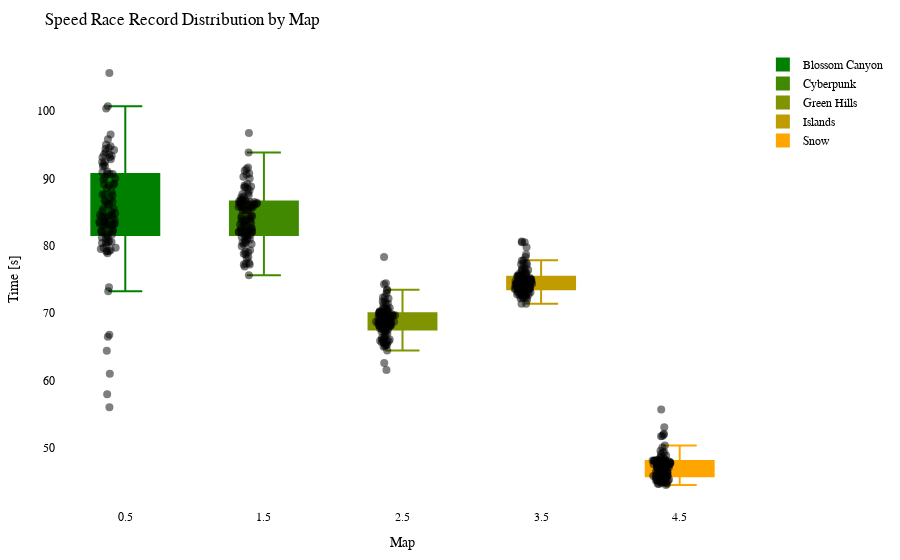

This figure's notebook cell:
### Code cell
import plotly.graph_objects as go
import plotly.io as pio

df = getRecordsDataframe(minigame="Wettrennen")

# Calculate the offset for centering the data points
num_columns = len(df.columns)
offset = 0.5

# Create a Swarm plot using Plotly
fig = go.Figure()

cmap = LinearSegmentedColormap.from_list("green_orange", ["green", "orange"])
colors = [to_hex(cmap(i / (num_columns - 1))) for i in range(num_columns)]

for i, (column, color) in enumerate(zip(df.columns, colors)):
    x_values = [i + offset] * len(df[column])  # Adjust x-values with offset for horizontal centering
    fig.add_trace(go.Box(x=x_values,
                         y=df[column],
                         name=column,
                         boxpoints='all',
                         pointpos=-0.5,  # Adjust point position to prevent overlapping
                         marker=dict(color='rgba(0,0,0,0.5)', size=8),  # Adjust marker color and size
                         line=dict(color=color),
                         fillcolor=color,
                         hovertext=df_to_html.index,
                         hoverinfo='name+text+y',
                         showlegend=True))

fig.update_layout(title="Speed Race Record Distribution by Map",
                  xaxis=dict(title="Map"),
                  yaxis=dict(title="Time [s]"),
                  showlegend=True,
                  font=dict(family="Arial", size=12, color="black"),  # Customize font
                  plot_bgcolor="white",  # Set background color
                  margin=dict(l=50, r=50, t=50, b=50),  # Adjust margins for better layout
                  )


pio.show(fig)

pio.write_html(fig, "out/wettr_swarm_plot.html")

### Figure 1 — Plotly figure (JSON) as saved in the notebook; plotly's stock layout.template omitted (floating-point values rounded to 4 significant figures)
{"data": [{"boxpoints": "all", "fillcolor": "#008000", "hoverinfo": "name+text+y", "hovertext": ["20LeRe10", "2wc", "agowskyy", "Allooy", "Anni808", "Axollotel", "bawskey", "BusinessBent", "ByNetherdude", "byTobi", "cediiiiii_10", "Chander24", "Chrisi20101", "crocodile1870", "cxl1lo", "DarkCobweb", "deadfiight", "DerBaumIstDerWeg", "Dokkkkko", "Ex4cted", "Falke23_5", "Feinberg", "ffawks", "Fflopse", "ForceFox", "Freeeedom", "frutigall", "GamemasterNiki", "GeneralEnte06", "Gerrygames", "Gobo9", "GrafikKatze", "Grapfen", "Gummibearchen", "H1ghsay", "h4nnes", "Harold_Sensemann", "HeIsJustAPoorBoy", "HerrDante", "Jan2220", "JennieKim", "jimmi1410", "JOW23", "Joy_8oy", "juvona", "KakaMC", "Kanickelul", "Keenaai", "Kokochampi", "Kokochampo", "Kopfradio", "Krusti", "Kyuudo", "La_meleagro", "LeWi_100", "Lingex", "lizsyy", "LordAlexos", "loukrativ", "Lubottus", "Luis_XYZ", "M0orey_0", "marbrueck", "Martomias", "Mincheeen", "miridis41", "MrNulfred", "Mvsk_", "myshq", "Nexilus", "Ninivee", "officialryzon", "Oronor", "PedroZockt", "Picutar", "PixlNight", "PolizeiDreamy", "Radattel", "Radiokopf", "Raefinzs", "ReichesBrot", "Ritokii", "rXzEr_Justin", "Sackkerl", "SB387", "ScreamingBlatz", "Sebi1801", "Seemops_8", "Sey__", "Shiewk", "SiLoHB", "Snitcherella", "SpeckyCut", "StaudammAusHolz", "TheBreadHD", "TheFabo", "Tomiokey", "twitchparaskiill", "Txlentierter", "T_Niko_T", "Umgfoin", "WachtelWachtel", "WirdNichtGeladen", "Wissender", "xBaumeisterin", "xX_Dima_ggg_Xx6", "xX_Masha_ggg_Xx9", "yzvm", "_n3d", "_Waldi_"], "line": {"color": "#008000"}, "marker": {"color": "rgba(0,0,0,0.5)", "size": 8}, "name": "Blossom Canyon", "pointpos": -0.5, "showlegend": true, "type": "box", "x": [0.5, 0.5, 0.5, 0.5, 0.5, 0.5, 0.5, 0.5, 0.5, 0.5, 0.5, 0.5, 0.5, 0.5, 0.5, 0.5, 0.5, 0.5, 0.5, 0.5, 0.5, 0.5, 0.5, 0.5, 0.5, 0.5, 0.5, 0.5, 0.5, 0.5, 0.5, 0.5, 0.5, 0.5, 0.5, 0.5, 0.5, 0.5, 0.5, 0.5, 0.5, 0.5, 0.5, 0.5, 0.5, 0.5, 0.5, 0.5, 0.5, 0.5, 0.5, 0.5, 0.5, 0.5, 0.5, 0.5, 0.5, 0.5, 0.5, 0.5, 0.5, 0.5, 0.5, 0.5, 0.5, 0.5, 0.5, 0.5, 0.5, 0.5, 0.5, 0.5, 0.5, 0.5, 0.5, 0.5, 0.5, 0.5, 0.5, 0.5, 0.5, 0.5, 0.5, 0.5, 0.5, 0.5, 0.5, 0.5, 0.5, 0.5, 0.5, 0.5, 0.5, 0.5, 0.5, 0.5, 0.5, 0.5, 0.5, 0.5, 0.5, 0.5, 0.5, 0.5, 0.5, 0.5, 0.5, 0.5, 0.5, 0.5], "y": [88.01, 94.99, 90.64, 90.67, 82.91, 90.02, 81.66, 94.5, null, 88.57, 78.88, 87.48, 82.06, 83.21, 83.1, 91.03, 92.47, 89.85, 85.16, 81.09, 89.06, null, 79.72, 56.03, 89.25, 79.52, 89.11, 83.22, 73.25, 94.35, 61.01, 79.69, 81.56, 64.39, 85.48, 84.31, 91.8, 96.52, 80.57, 82.18, 86.54, 86.52, 84.58, 82.05, 93.91, 85.55, null, 94.2, 93.57, 93.36, 86.73, 93.13, 80.15, 100.7, 57.95, 90.16, 79.2, 90.66, 105.7, 80.45, 84.44, 84.54, 83.06, 83.39, 66.77, null, 83.58, 90.9, 79.16, 87.59, 82.23, 82.29, 94.76, 79.35, 73.84, 83.65, 95.8, 92.09, 84.81, 83.32, 84.26, 92.43, 83.25, 84.31, 83.39, 85.12, null, 82.36, 81.22, 80.39, 100.4, 86.19, null, 92.86, 93.56, null, 88.99, 93.15, 80.66, 86.98, 81.31, 81.66, 86.08, 84.2, 66.49, 83.86, 87.63, 79.21, 80.53, 91.83]}, {"boxpoints": "all", "fillcolor": "#408900", "hoverinfo": "name+text+y", "hovertext": ["20LeRe10", "2wc", "agowskyy", "Allooy", "Anni808", "Axollotel", "bawskey", "BusinessBent", "ByNetherdude", "byTobi", "cediiiiii_10", "Chander24", "Chrisi20101", "crocodile1870", "cxl1lo", "DarkCobweb", "deadfiight", "DerBaumIstDerWeg", "Dokkkkko", "Ex4cted", "Falke23_5", "Feinberg", "ffawks", "Fflopse", "ForceFox", "Freeeedom", "frutigall", "GamemasterNiki", "GeneralEnte06", "Gerrygames", "Gobo9", "GrafikKatze", "Grapfen", "Gummibearchen", "H1ghsay", "h4nnes", "Harold_Sensemann", "HeIsJustAPoorBoy", "HerrDante", "Jan2220", "JennieKim", "jimmi1410", "JOW23", "Joy_8oy", "juvona", "KakaMC", "Kanickelul", "Keenaai", "Kokochampi", "Kokochampo", "Kopfradio", "Krusti", "Kyuudo", "La_meleagro", "LeWi_100", "Lingex", "lizsyy", "LordAlexos", "loukrativ", "Lubottus", "Luis_XYZ", "M0orey_0", "marbrueck", "Martomias", "Mincheeen", "miridis41", "MrNulfred", "Mvsk_", "myshq", "Nexilus", "Ninivee", "officialryzon", "Oronor", "PedroZockt", "Picutar", "PixlNight", "PolizeiDreamy", "Radattel", "Radiokopf", "Raefinzs", "ReichesBrot", "Ritokii", "rXzEr_Justin", "Sackkerl", "SB387", "ScreamingBlatz", "Sebi1801", "Seemops_8", "Sey__", "Shiewk", "SiLoHB", "Snitcherella", "SpeckyCut", "StaudammAusHolz", "TheBreadHD", "TheFabo", "Tomiokey", "twitchparaskiill", "Txlentierter", "T_Niko_T", "Umgfoin", "WachtelWachtel", "WirdNichtGeladen", "Wissender", "xBaumeisterin", "xX_Dima_ggg_Xx6", "xX_Masha_ggg_Xx9", "yzvm", "_n3d", "_Waldi_"], "line": {"color": "#408900"}, "marker": {"color": "rgba(0,0,0,0.5)", "size": 8}, "name": "Cyberpunk", "pointpos": -0.5, "showlegend": true, "type": "box", "x": [1.5, 1.5, 1.5, 1.5, 1.5, 1.5, 1.5, 1.5, 1.5, 1.5, 1.5, 1.5, 1.5, 1.5, 1.5, 1.5, 1.5, 1.5, 1.5, 1.5, 1.5, 1.5, 1.5, 1.5, 1.5, 1.5, 1.5, 1.5, 1.5, 1.5, 1.5, 1.5, 1.5, 1.5, 1.5, 1.5, 1.5, 1.5, 1.5, 1.5, 1.5, 1.5, 1.5, 1.5, 1.5, 1.5, 1.5, 1.5, 1.5, 1.5, 1.5, 1.5, 1.5, 1.5, 1.5, 1.5, 1.5, 1.5, 1.5, 1.5, 1.5, 1.5, 1.5, 1.5, 1.5, 1.5, 1.5, 1.5, 1.5, 1.5, 1.5, 1.5, 1.5, 1.5, 1.5, 1.5, 1.5, 1.5, 1.5, 1.5, 1.5, 1.5, 1.5, 1.5, 1.5, 1.5, 1.5, 1.5, 1.5, 1.5, 1.5, 1.5, 1.5, 1.5, 1.5, 1.5, 1.5, 1.5, 1.5, 1.5, 1.5, 1.5, 1.5, 1.5, 1.5, 1.5, 1.5, 1.5, 1.5, 1.5], "y": [90.74, 86.5, 86.55, 85.22, 81.29, 82.65, 82.12, 88.78, null, 85.96, 78.8, 86.5, 81.63, 84.11, 83.38, 82.16, 89.15, 81.73, 82.56, 80.89, 89.96, 86.17, 79.91, 75.62, 86.4, 80.39, 83.65, 82.21, 79.34, 81.29, 77.44, 82.4, 81.48, 76.92, 85.76, 84.34, 82.65, 88.51, 80.25, 81.96, 86.1, 85.72, 82.03, 85.78, 86.61, 82.09, null, 86.1, 91.4, 91.62, 96.73, 86.04, 77.37, 88.21, 82.27, 85.31, 79.05, 85.66, 91.14, 83.64, 85.28, 84.57, 87.15, 82.07, 81.49, 87.48, 86.33, 85.43, 77.2, 85.79, 82.86, null, 86.48, 78.35, 81.14, 83.14, 90.23, 86.89, 90.57, 82.95, 84.4, 86.78, 83.61, 84.44, 83.22, 83.92, null, 88.72, 78.16, 80.58, 88.96, 80.44, 93.86, 87.35, 88.65, 87.82, 86.22, 86.75, null, 85.74, 80.17, 77.23, 83.99, 82.06, 80.94, 83.78, 86.7, 79.11, 78.75, 87.64]}, {"boxpoints": "all", "fillcolor": "#809300", "hoverinfo": "name+text+y", "hovertext": ["20LeRe10", "2wc", "agowskyy", "Allooy", "Anni808", "Axollotel", "bawskey", "BusinessBent", "ByNetherdude", "byTobi", "cediiiiii_10", "Chander24", "Chrisi20101", "crocodile1870", "cxl1lo", "DarkCobweb", "deadfiight", "DerBaumIstDerWeg", "Dokkkkko", "Ex4cted", "Falke23_5", "Feinberg", "ffawks", "Fflopse", "ForceFox", "Freeeedom", "frutigall", "GamemasterNiki", "GeneralEnte06", "Gerrygames", "Gobo9", "GrafikKatze", "Grapfen", "Gummibearchen", "H1ghsay", "h4nnes", "Harold_Sensemann", "HeIsJustAPoorBoy", "HerrDante", "Jan2220", "JennieKim", "jimmi1410", "JOW23", "Joy_8oy", "juvona", "KakaMC", "Kanickelul", "Keenaai", "Kokochampi", "Kokochampo", "Kopfradio", "Krusti", "Kyuudo", "La_meleagro", "LeWi_100", "Lingex", "lizsyy", "LordAlexos", "loukrativ", "Lubottus", "Luis_XYZ", "M0orey_0", "marbrueck", "Martomias", "Mincheeen", "miridis41", "MrNulfred", "Mvsk_", "myshq", "Nexilus", "Ninivee", "officialryzon", "Oronor", "PedroZockt", "Picutar", "PixlNight", "PolizeiDreamy", "Radattel", "Radiokopf", "Raefinzs", "ReichesBrot", "Ritokii", "rXzEr_Justin", "Sackkerl", "SB387", "ScreamingBlatz", "Sebi1801", "Seemops_8", "Sey__", "Shiewk", "SiLoHB", "Snitcherella", "SpeckyCut", "StaudammAusHolz", "TheBreadHD", "TheFabo", "Tomiokey", "twitchparaskiill", "Txlentierter", "T_Niko_T", "Umgfoin", "WachtelWachtel", "WirdNichtGeladen", "Wissender", "xBaumeisterin", "xX_Dima_ggg_Xx6", "xX_Masha_ggg_Xx9", "yzvm", "_n3d", "_Waldi_"], "line": {"color": "#809300"}, "marker": {"color": "rgba(0,0,0,0.5)", "size": 8}, "name": "Green Hills", "pointpos": -0.5, "showlegend": true, "type": "box", "x": [2.5, 2.5, 2.5, 2.5, 2.5, 2.5, 2.5, 2.5, 2.5, 2.5, 2.5, 2.5, 2.5, 2.5, 2.5, 2.5, 2.5, 2.5, 2.5, 2.5, 2.5, 2.5, 2.5, 2.5, 2.5, 2.5, 2.5, 2.5, 2.5, 2.5, 2.5, 2.5, 2.5, 2.5, 2.5, 2.5, 2.5, 2.5, 2.5, 2.5, 2.5, 2.5, 2.5, 2.5, 2.5, 2.5, 2.5, 2.5, 2.5, 2.5, 2.5, 2.5, 2.5, 2.5, 2.5, 2.5, 2.5, 2.5, 2.5, 2.5, 2.5, 2.5, 2.5, 2.5, 2.5, 2.5, 2.5, 2.5, 2.5, 2.5, 2.5, 2.5, 2.5, 2.5, 2.5, 2.5, 2.5, 2.5, 2.5, 2.5, 2.5, 2.5, 2.5, 2.5, 2.5, 2.5, 2.5, 2.5, 2.5, 2.5, 2.5, 2.5, 2.5, 2.5, 2.5, 2.5, 2.5, 2.5, 2.5, 2.5, 2.5, 2.5, 2.5, 2.5, 2.5, 2.5, 2.5, 2.5, 2.5, 2.5], "y": [72.91, 66.46, 69.39, 70.74, 68.51, 71.75, 68.13, 72.19, 72.38, 68.71, 64.44, 72.31, 68.72, 69.35, 68.17, 68.64, 70.44, 68.59, 68.66, 65.83, 68.91, 68.72, 66.08, 65.25, 70.64, 66.57, 68.76, 69.47, 67.17, 61.56, 62.59, 68.7, 67.75, 65.82, 70.21, 67.61, 68.2, 69.64, 65.0, 68.18, 69.25, 69.74, 67.11, 69.89, 74.44, 65.83, 71.73, 68.74, 70.61, 70.17, 71.28, 69.21, 66.1, 69.67, 65.34, 70.28, 65.91, 70.06, 78.34, 67.27, 68.7, 70.13, 70.29, 67.59, 68.22, 68.15, 69.66, 70.57, 66.31, 68.15, 69.16, null, 69.36, 65.1, 68.19, 67.93, 69.66, 69.26, 69.84, 69.83, 69.19, 68.53, 68.97, 70.16, 68.65, 68.73, 71.34, 69.43, 67.46, 66.06, 73.45, 73.36, 70.7, 69.63, 74.3, 71.43, 69.89, 68.38, null, 65.64, 66.94, 68.1, 68.28, 67.58, 67.51, 69.9, 69.67, 65.26, 65.67, 68.09]}, {"boxpoints": "all", "fillcolor": "#c09c00", "hoverinfo": "name+text+y", "hovertext": ["20LeRe10", "2wc", "agowskyy", "Allooy", "Anni808", "Axollotel", "bawskey", "BusinessBent", "ByNetherdude", "byTobi", "cediiiiii_10", "Chander24", "Chrisi20101", "crocodile1870", "cxl1lo", "DarkCobweb", "deadfiight", "DerBaumIstDerWeg", "Dokkkkko", "Ex4cted", "Falke23_5", "Feinberg", "ffawks", "Fflopse", "ForceFox", "Freeeedom", "frutigall", "GamemasterNiki", "GeneralEnte06", "Gerrygames", "Gobo9", "GrafikKatze", "Grapfen", "Gummibearchen", "H1ghsay", "h4nnes", "Harold_Sensemann", "HeIsJustAPoorBoy", "HerrDante", "Jan2220", "JennieKim", "jimmi1410", "JOW23", "Joy_8oy", "juvona", "KakaMC", "Kanickelul", "Keenaai", "Kokochampi", "Kokochampo", "Kopfradio", "Krusti", "Kyuudo", "La_meleagro", "LeWi_100", "Lingex", "lizsyy", "LordAlexos", "loukrativ", "Lubottus", "Luis_XYZ", "M0orey_0", "marbrueck", "Martomias", "Mincheeen", "miridis41", "MrNulfred", "Mvsk_", "myshq", "Nexilus", "Ninivee", "officialryzon", "Oronor", "PedroZockt", "Picutar", "PixlNight", "PolizeiDreamy", "Radattel", "Radiokopf", "Raefinzs", "ReichesBrot", "Ritokii", "rXzEr_Justin", "Sackkerl", "SB387", "ScreamingBlatz", "Sebi1801", "Seemops_8", "Sey__", "Shiewk", "SiLoHB", "Snitcherella", "SpeckyCut", "StaudammAusHolz", "TheBreadHD", "TheFabo", "Tomiokey", "twitchparaskiill", "Txlentierter", "T_Niko_T", "Umgfoin", "WachtelWachtel", "WirdNichtGeladen", "Wissender", "xBaumeisterin", "xX_Dima_ggg_Xx6", "xX_Masha_ggg_Xx9", "yzvm", "_n3d", "_Waldi_"], "line": {"color": "#c09c00"}, "marker": {"color": "rgba(0,0,0,0.5)", "size": 8}, "name": "Islands", "pointpos": -0.5, "showlegend": true, "type": "box", "x": [3.5, 3.5, 3.5, 3.5, 3.5, 3.5, 3.5, 3.5, 3.5, 3.5, 3.5, 3.5, 3.5, 3.5, 3.5, 3.5, 3.5, 3.5, 3.5, 3.5, 3.5, 3.5, 3.5, 3.5, 3.5, 3.5, 3.5, 3.5, 3.5, 3.5, 3.5, 3.5, 3.5, 3.5, 3.5, 3.5, 3.5, 3.5, 3.5, 3.5, 3.5, 3.5, 3.5, 3.5, 3.5, 3.5, 3.5, 3.5, 3.5, 3.5, 3.5, 3.5, 3.5, 3.5, 3.5, 3.5, 3.5, 3.5, 3.5, 3.5, 3.5, 3.5, 3.5, 3.5, 3.5, 3.5, 3.5, 3.5, 3.5, 3.5, 3.5, 3.5, 3.5, 3.5, 3.5, 3.5, 3.5, 3.5, 3.5, 3.5, 3.5, 3.5, 3.5, 3.5, 3.5, 3.5, 3.5, 3.5, 3.5, 3.5, 3.5, 3.5, 3.5, 3.5, 3.5, 3.5, 3.5, 3.5, 3.5, 3.5, 3.5, 3.5, 3.5, 3.5, 3.5, 3.5, 3.5, 3.5, 3.5, 3.5], "y": [77.24, 72.8, 76.29, 74.27, 73.67, 73.99, 74.08, 75.3, null, 73.77, 71.41, 75.74, 73.99, 73.85, 74.99, 73.09, 75.61, 73.43, 75.52, 72.78, 74.57, 74.75, 72.97, 72.62, 74.17, 73.08, 74.97, 74.46, 73.85, 73.1, 72.02, 75.42, 73.45, 73.51, 75.39, 74.1, 74.75, 76.31, 72.17, 74.33, 73.66, 76.29, 72.64, 75.04, 77.41, 72.6, 80.52, 75.82, 75.54, 78.72, 74.76, 77.15, 73.75, 80.52, 72.24, 75.21, 72.6, 75.56, 77.84, 72.33, 74.94, 74.7, 74.5, 73.57, 73.82, 74.25, 75.04, 74.62, 71.37, 74.64, 73.22, 75.2, 74.64, 73.1, 73.54, 73.58, 75.28, 74.37, 76.72, 75.41, 74.16, 78.33, 74.47, 73.69, 73.59, 74.11, 80.62, 74.79, 73.28, 73.14, null, 74.28, 75.89, 74.36, 77.76, 79.79, 77.36, 76.59, 74.16, 75.97, 73.27, 73.69, 74.53, 72.7, 73.14, 74.72, 76.4, 72.33, 73.83, 74.84]}, {"boxpoints": "all", "fillcolor": "#ffa500", "hoverinfo": "name+text+y", "hovertext": ["20LeRe10", "2wc", "agowskyy", "Allooy", "Anni808", "Axollotel", "bawskey", "BusinessBent", "ByNetherdude", "byTobi", "cediiiiii_10", "Chander24", "Chrisi20101", "crocodile1870", "cxl1lo", "DarkCobweb", "deadfiight", "DerBaumIstDerWeg", "Dokkkkko", "Ex4cted", "Falke23_5", "Feinberg", "ffawks", "Fflopse", "ForceFox", "Freeeedom", "frutigall", "GamemasterNiki", "GeneralEnte06", "Gerrygames", "Gobo9", "GrafikKatze", "Grapfen", "Gummibearchen", "H1ghsay", "h4nnes", "Harold_Sensemann", "HeIsJustAPoorBoy", "HerrDante", "Jan2220", "JennieKim", "jimmi1410", "JOW23", "Joy_8oy", "juvona", "KakaMC", "Kanickelul", "Keenaai", "Kokochampi", "Kokochampo", "Kopfradio", "Krusti", "Kyuudo", "La_meleagro", "LeWi_100", "Lingex", "lizsyy", "LordAlexos", "loukrativ", "Lubottus", "Luis_XYZ", "M0orey_0", "marbrueck", "Martomias", "Mincheeen", "miridis41", "MrNulfred", "Mvsk_", "myshq", "Nexilus", "Ninivee", "officialryzon", "Oronor", "PedroZockt", "Picutar", "PixlNight", "PolizeiDreamy", "Radattel", "Radiokopf", "Raefinzs", "ReichesBrot", "Ritokii", "rXzEr_Justin", "Sackkerl", "SB387", "ScreamingBlatz", "Sebi1801", "Seemops_8", "Sey__", "Shiewk", "SiLoHB", "Snitcherella", "SpeckyCut", "StaudammAusHolz", "TheBreadHD", "TheFabo", "Tomiokey", "twitchparaskiill", "Txlentierter", "T_Niko_T", "Umgfoin", "WachtelWachtel", "WirdNichtGeladen", "Wissender", "xBaumeisterin", "xX_Dima_ggg_Xx6", "xX_Masha_ggg_Xx9", "yzvm", "_n3d", "_Waldi_"], "line": {"color": "#ffa500"}, "marker": {"color": "rgba(0,0,0,0.5)", "size": 8}, "name": "Snow", "pointpos": -0.5, "showlegend": true, "type": "box", "x": [4.5, 4.5, 4.5, 4.5, 4.5, 4.5, 4.5, 4.5, 4.5, 4.5, 4.5, 4.5, 4.5, 4.5, 4.5, 4.5, 4.5, 4.5, 4.5, 4.5, 4.5, 4.5, 4.5, 4.5, 4.5, 4.5, 4.5, 4.5, 4.5, 4.5, 4.5, 4.5, 4.5, 4.5, 4.5, 4.5, 4.5, 4.5, 4.5, 4.5, 4.5, 4.5, 4.5, 4.5, 4.5, 4.5, 4.5, 4.5, 4.5, 4.5, 4.5, 4.5, 4.5, 4.5, 4.5, 4.5, 4.5, 4.5, 4.5, 4.5, 4.5, 4.5, 4.5, 4.5, 4.5, 4.5, 4.5, 4.5, 4.5, 4.5, 4.5, 4.5, 4.5, 4.5, 4.5, 4.5, 4.5, 4.5, 4.5, 4.5, 4.5, 4.5, 4.5, 4.5, 4.5, 4.5, 4.5, 4.5, 4.5, 4.5, 4.5, 4.5, 4.5, 4.5, 4.5, 4.5, 4.5, 4.5, 4.5, 4.5, 4.5, 4.5, 4.5, 4.5, 4.5, 4.5, 4.5, 4.5, 4.5, 4.5], "y": [48.05, 44.78, 48.83, 48.16, 46.5, 47.57, 46.42, 48.46, 55.7, 48.08, 44.68, 52.08, 48.27, 47.79, 46.67, 46.3, 48.19, 45.81, 46.13, 45.21, 46.33, 51.73, 45.0, 44.64, 53.07, 45.21, 47.07, 47.54, 44.97, 45.85, 44.47, 45.1, 45.77, 45.13, 48.13, 46.17, 47.3, 47.75, 45.06, 45.86, 45.77, 47.86, 46.51, 48.07, null, 45.83, 50.04, 47.12, 51.93, 49.33, 49.55, 47.65, 46.51, 48.68, 45.31, 49.35, 44.67, 47.31, null, 45.48, 46.28, 48.12, 46.79, 45.62, 45.8, 47.33, 48.15, 48.12, 44.88, 47.18, 45.62, null, 47.81, 45.3, 46.0, 45.96, 47.71, 47.87, 47.46, 46.54, 47.52, 47.39, 47.09, 46.47, 47.52, 47.59, 48.05, 46.1, 45.79, 45.52, 50.34, 47.06, 47.59, 46.78, 51.75, 47.96, 48.05, 46.89, null, 47.62, 45.49, 45.03, 47.57, 45.88, 45.62, 48.51, 49.05, 44.77, 45.29, 48.2]}], "layout": {"font": {"color": "black", "family": "Arial", "size": 12}, "margin": {"b": 50, "l": 50, "r": 50, "t": 50}, "plot_bgcolor": "white", "showlegend": true, "title": {"text": "Speed Race Record Distribution by Map"}, "xaxis": {"title": {"text": "Map"}}, "yaxis": {"title": {"text": "Time [s]"}}}}
